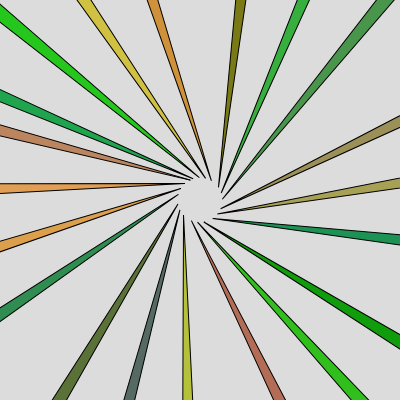
Frame 1 (no input)
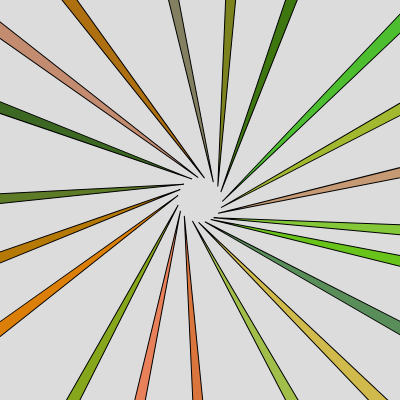
Frame 60 (no input)
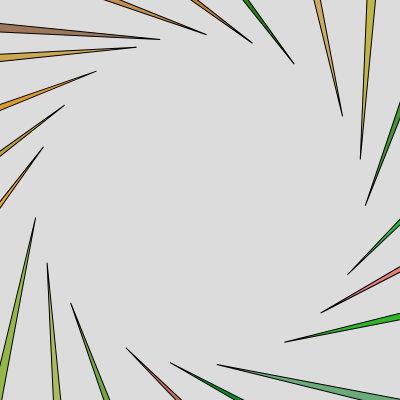
Frame 120 (the mouse pressed at the canvas centre since frame 60)

The p5.js sketch that drew these frames (run headless with seeded random() and noise() and a simulated clock; from frame 60 on, the mouse is pressed at the canvas centre):

// p5.js sketch
// ── sketch.js
var angle = 0.0;
var speed = 0.05;
function setup() {
  createCanvas(400, 400);
}

function draw() {
  background(220);
  
 var lo = map(mouseX, 0, width, 10, 300);
   var li = map(mouseY, 0, width, 10, 300);
  
  translate(width/2,height/2);
  rotate(angle);
  
  for(var i = 0; i < 20; i++)
    {
      push();
      rotate(i+TWO_PI/2);
      translate(0,lo);
     
       r = random(255); // r is a random number between 0 - 255
      g = random(100,200); // g is a random number betwen 100 - 200
      b = random(100); // b is a random number between 0 - 100
      a = random(200,255); // a is a random number between 200 - 255
      fill(r, g, b,a);
       triangle(10, 10,320, 100, 310,
               80);
      pop();
    }
  angle +=speed;

}
